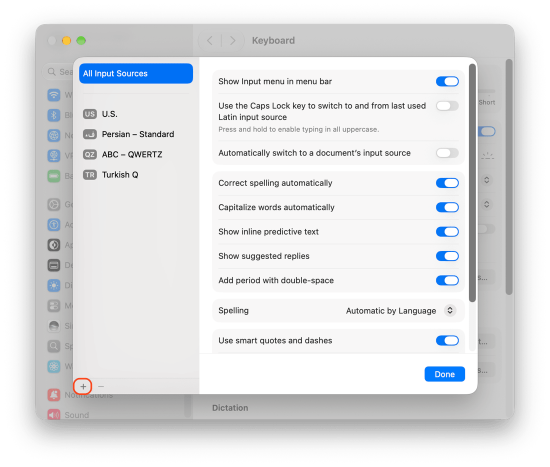
#> input picture mac/Resources/Guide/step2-plus.png, 1100 x 933 px (shown at 1/2 size)
$ python make_step4.py
#> lines starting #> are read from the running program, lines starting #| are printed output that depends on the picture; after the words box and inside, x2 and y2 are one past the last pixel; in counts of white or black regions, pixels touching at a corner belong together
#!/usr/bin/env python3 -I
"""Makes the fourth guide screenshot (the Edit sheet with the Done button outlined) from the user's own second screenshot.

    python3 -I mac/tools/make_step4.py          →  mac/Resources/Guide/step4-done.png

Step 2's screenshot shows the Edit sheet with the "+" outlined in red; step 4 needs the same sheet with "Done" outlined instead.
So: paint the red ring around "+" out (every ring pixel takes the average of the nearest non-ring pixels around it), find the blue
Done button, and draw the same red ring around it. The image is then compressed like the other three (pngquant + optipng).
It shows the sheet as it is BEFORE the keyboard is added (the left list has no Finglish yet); swap in a real screenshot if you prefer.
"""
import os, subprocess
import numpy as np
from PIL import Image, ImageDraw

HERE = os.path.dirname(os.path.abspath(__file__))
GUIDE = os.path.join(HERE, '..', 'Resources', 'Guide')
im = Image.open(os.path.join(GUIDE, 'step2-plus.png')).convert('RGBA')
#> im is the input picture: PIL image 1100x933 RGBA; mean R, G, B, A 165.5, 168.5, 168.6, 192.4
a = np.array(im).astype(int); H, W = a.shape[:2]
#> after `H, W = a.shape[:2]`: H = 933; W = 1100
r, g, b, al = a[..., 0], a[..., 1], a[..., 2], a[..., 3]
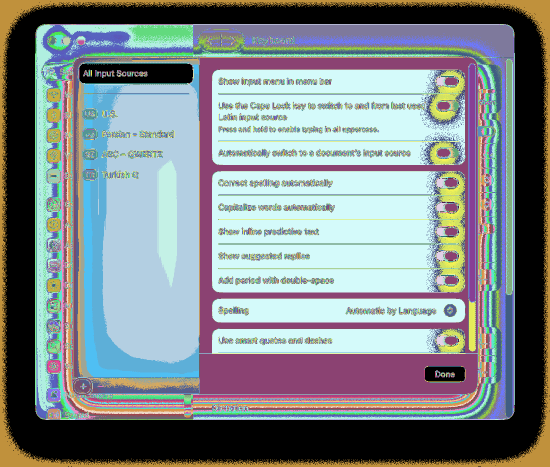
#> r: shape (933, 1100) int64 (shown at 1/2 size); 96 distinct labels, from 0 to 255; one colour per label, 0 black
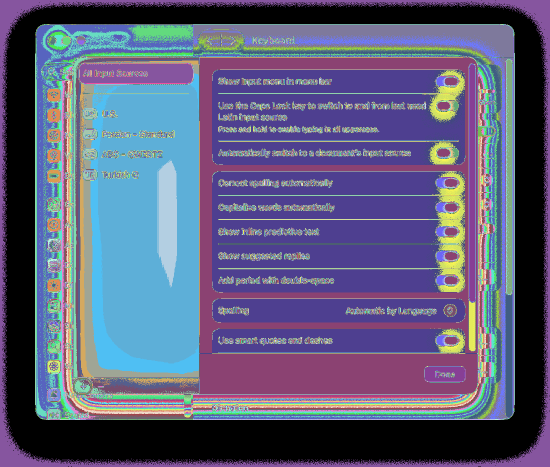
#> g: shape (933, 1100) int64 (shown at 1/2 size); 91 distinct labels, from 0 to 255; one colour per label, 0 black
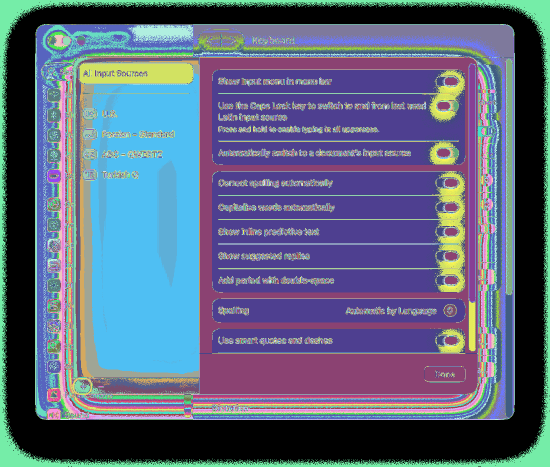
#> b: shape (933, 1100) int64 (shown at 1/2 size); 89 distinct labels, from 0 to 255; one colour per label, 0 black
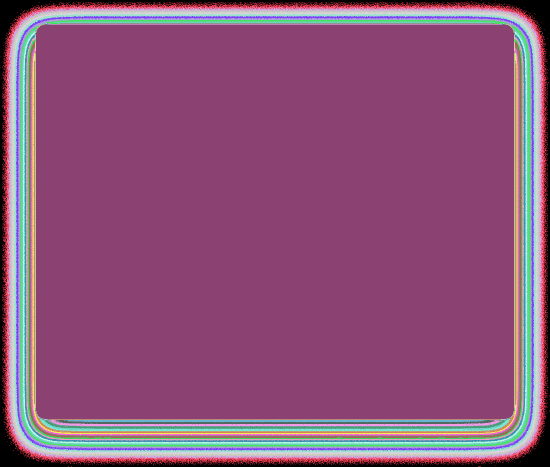
#> al: shape (933, 1100) int64 (shown at 1/2 size); 31 distinct labels, from 0 to 255; one colour per label, 0 black

# 1. the red ring around "+" (bottom-left): find it, then paint it out
red = (r > 170) & (g < 130) & (b < 120) & (al > 200)
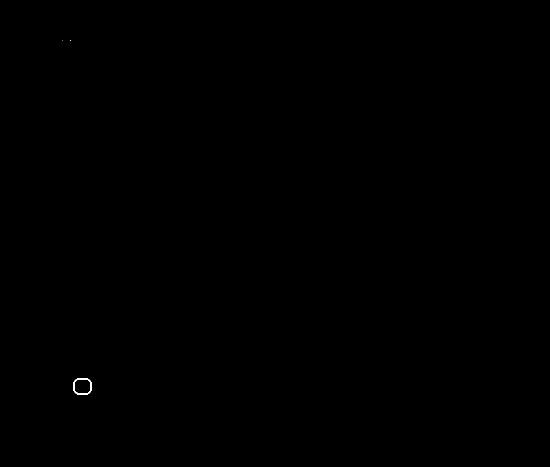
#> red: shape (933, 1100) bool (shown at 1/2 size); 0.03% white; 3 white regions (2 under 20 px), largest, box (x1, y1, x2, y2) and area: (146, 756, 184, 790) 311
red[: int(H * 0.6), :] = False                                  # nothing red above (the traffic lights are grey in a sheet)
#> red: shape (933, 1100) bool; 0.03% white; 1 white region, box (x1, y1, x2, y2) and area: (146, 756, 184, 790) 311
ring_color = tuple(int(v) for v in np.median(a[red][:, :3], axis=0))
#> ring_color = (252, 69, 26)
ys, xs = np.nonzero(red)
#> ys = 311 values from 756 to 789; xs = 311 values, max 183 at index 116, min 146 at index 111, mean 164.3
mask = np.zeros((H, W), bool)
for dy in range(-2, 3):                                         # grow the mask: the ring's anti-aliased fringe goes too
    for dx in range(-2, 3):
        mask[np.clip(ys + dy, 0, H - 1), np.clip(xs + dx, 0, W - 1)] = True
out = a.copy()
for y, x in zip(*np.nonzero(mask)):
    for rad in range(3, 12):                                    # average of the nearest pixels that are not part of the ring
        y0, y1, x0, x1 = max(0, y - rad), min(H, y + rad + 1), max(0, x - rad), min(W, x + rad + 1)
        win = ~mask[y0:y1, x0:x1]
        if win.sum() >= 6:
            out[y, x] = a[y0:y1, x0:x1][win].mean(axis=0).astype(int); break

# 2. the blue Done button (bottom-right) and a ring of the same colour and thickness around it
blue = (b > 170) & (r < 110) & (g > 80) & (g < 200) & (al > 200)
#> blue: shape (933, 1100) bool; 1.3% white; 44 white regions (32 under 20 px), largest, box (x1, y1, x2, y2) and area: (158, 127, 386, 167) 8309, (849, 733, 930, 763) 2090, (872, 502, 917, 522) 440
blue[: int(H * 0.77), :] = False; blue[:, : int(W * 0.7)] = False
#> after `blue[:int(H * 0.77), :] = False`:
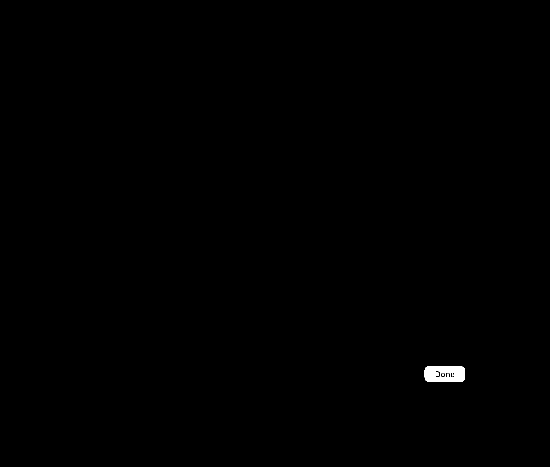
#> blue: shape (933, 1100) bool (shown at 1/2 size); 0.21% white; 4 white regions (2 under 20 px), largest, box (x1, y1, x2, y2) and area: (849, 733, 930, 763) 2090, (873, 744, 878, 752) 36
by, bx = np.nonzero(blue)
#> by = 2149 values from 733 to 762; bx = 2149 values, max 929 at index 459, min 849 at index 540, mean 889.2
pad, thick, scale = 6, 4, 4
box = (bx.min() - pad, by.min() - pad, bx.max() + pad, by.max() + pad)
#> box = (843, 727, 935, 768)
layer = Image.new('RGBA', (W * scale, H * scale), (0, 0, 0, 0))   # drawn 4× larger, then shrunk: smooth edges
#> layer: PIL image 4400x3732 RGBA; every value is 0
ImageDraw.Draw(layer).rounded_rectangle([v * scale for v in box], radius=14 * scale, outline=ring_color + (255,), width=thick * scale)
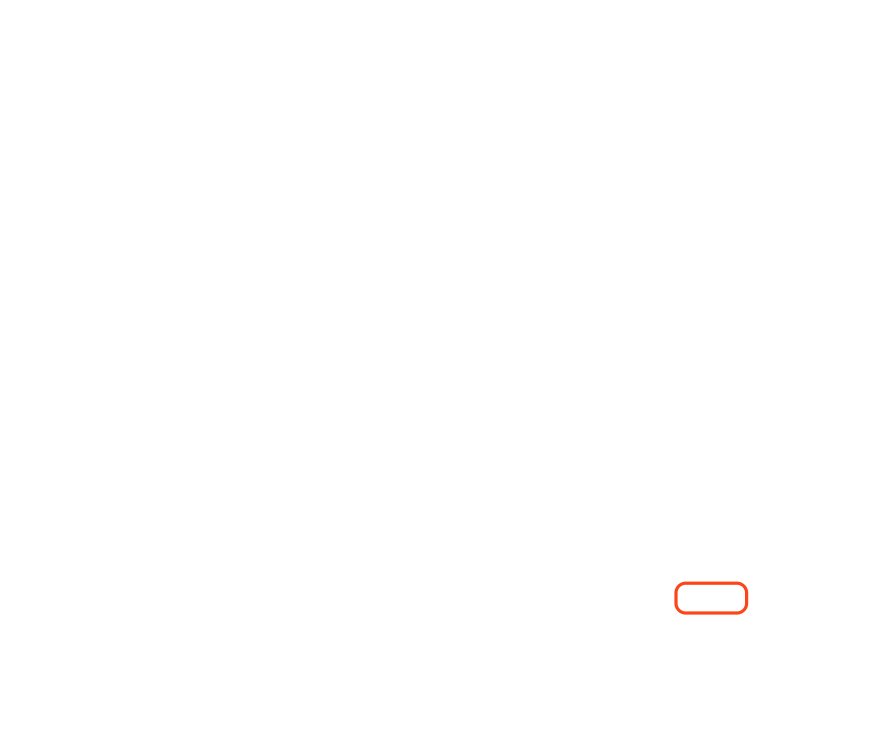
#> layer: PIL image 4400x3732 RGBA (shown at 1/5 size); mean R, G, B, A 0.2, 0.1, 0, 0.2; transparent parts drawn white
layer = layer.resize((W, H), Image.LANCZOS)
#> layer: PIL image 1100x933 RGBA
result = Image.alpha_composite(Image.fromarray(out.astype('uint8'), 'RGBA'), layer)

dst = os.path.join(GUIDE, 'step4-done.png')
result.save(dst)
subprocess.run(['pngquant', '--quality', '75-95', '--speed', '1', '--strip', '--force', '--output', dst, dst], check=True)
#> (this line was passed over: subprocess is not available in this run)
subprocess.run(['optipng', '-quiet', '-o5', dst], check=True)
#> (this line was passed over: subprocess is not available in this run)
print('wrote', dst, os.path.getsize(dst) // 1024, 'KB; ring colour', ring_color, '; Done button at', box)
#| wrote mac/tools/../Resources/Guide/step4-done.png 307 KB; ring colour (252, 69, 26) ; Done button at (843, 727, 935, 768)
